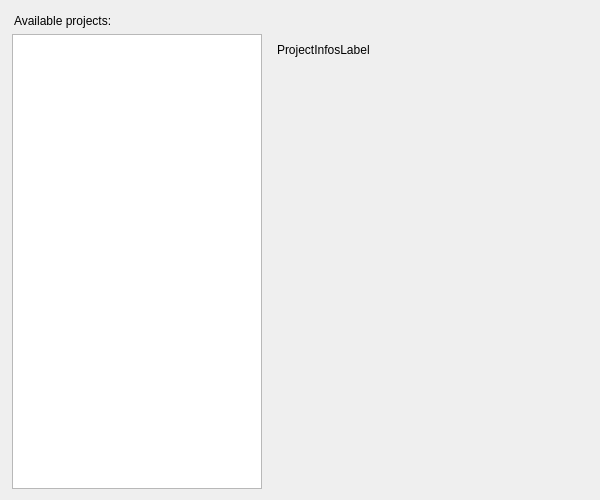
<?xml version="1.0" encoding="UTF-8"?>
<ui version="4.0">
 <class>OpenExampleProjectDialog</class>
 <widget class="QDialog" name="OpenExampleProjectDialog">
  <property name="windowModality">
   <enum>Qt::ApplicationModal</enum>
  </property>
  <property name="geometry">
   <rect>
    <x>0</x>
    <y>0</y>
    <width>600</width>
    <height>500</height>
   </rect>
  </property>
  <property name="windowTitle">
   <string notr="true"/>
  </property>
  <property name="modal">
   <bool>true</bool>
  </property>
  <layout class="QVBoxLayout" name="verticalLayout" stretch="0,1">
   <property name="leftMargin">
    <number>0</number>
   </property>
   <property name="topMargin">
    <number>0</number>
   </property>
   <property name="rightMargin">
    <number>0</number>
   </property>
   <item>
    <widget class="QLabel" name="label">
     <property name="minimumSize">
      <size>
       <width>0</width>
       <height>25</height>
      </size>
     </property>
     <property name="text">
      <string>Available projects:</string>
     </property>
     <property name="alignment">
      <set>Qt::AlignLeading|Qt::AlignLeft|Qt::AlignTop</set>
     </property>
     <property name="indent">
      <number>14</number>
     </property>
    </widget>
   </item>
   <item>
    <layout class="QHBoxLayout" name="horizontalLayout" stretch="2,3">
     <property name="leftMargin">
      <number>12</number>
     </property>
     <property name="rightMargin">
      <number>12</number>
     </property>
     <item>
      <widget class="QListWidget" name="ProjectsListWidget">
       <property name="sizePolicy">
        <sizepolicy hsizetype="Fixed" vsizetype="Expanding">
         <horstretch>0</horstretch>
         <verstretch>0</verstretch>
        </sizepolicy>
       </property>
       <property name="minimumSize">
        <size>
         <width>250</width>
         <height>0</height>
        </size>
       </property>
       <property name="maximumSize">
        <size>
         <width>250</width>
         <height>16777215</height>
        </size>
       </property>
       <property name="styleSheet">
        <string notr="true"/>
       </property>
      </widget>
     </item>
     <item>
      <widget class="QScrollArea" name="scrollArea">
       <property name="sizePolicy">
        <sizepolicy hsizetype="MinimumExpanding" vsizetype="Expanding">
         <horstretch>0</horstretch>
         <verstretch>0</verstretch>
        </sizepolicy>
       </property>
       <property name="frameShape">
        <enum>QFrame::NoFrame</enum>
       </property>
       <property name="widgetResizable">
        <bool>true</bool>
       </property>
       <widget class="QWidget" name="scrollAreaWidgetContents">
        <property name="geometry">
         <rect>
          <x>0</x>
          <y>0</y>
          <width>320</width>
          <height>452</height>
         </rect>
        </property>
        <layout class="QVBoxLayout" name="verticalLayout_2">
         <item>
          <widget class="QLabel" name="ProjectInfosLabel">
           <property name="sizePolicy">
            <sizepolicy hsizetype="Expanding" vsizetype="Expanding">
             <horstretch>0</horstretch>
             <verstretch>0</verstretch>
            </sizepolicy>
           </property>
           <property name="lineWidth">
            <number>0</number>
           </property>
           <property name="text">
            <string notr="true">ProjectInfosLabel</string>
           </property>
           <property name="alignment">
            <set>Qt::AlignLeading|Qt::AlignLeft|Qt::AlignTop</set>
           </property>
           <property name="wordWrap">
            <bool>true</bool>
           </property>
           <property name="textInteractionFlags">
            <set>Qt::TextSelectableByMouse</set>
           </property>
          </widget>
         </item>
        </layout>
       </widget>
      </widget>
     </item>
    </layout>
   </item>
  </layout>
 </widget>
 <resources/>
 <connections/>
</ui>
